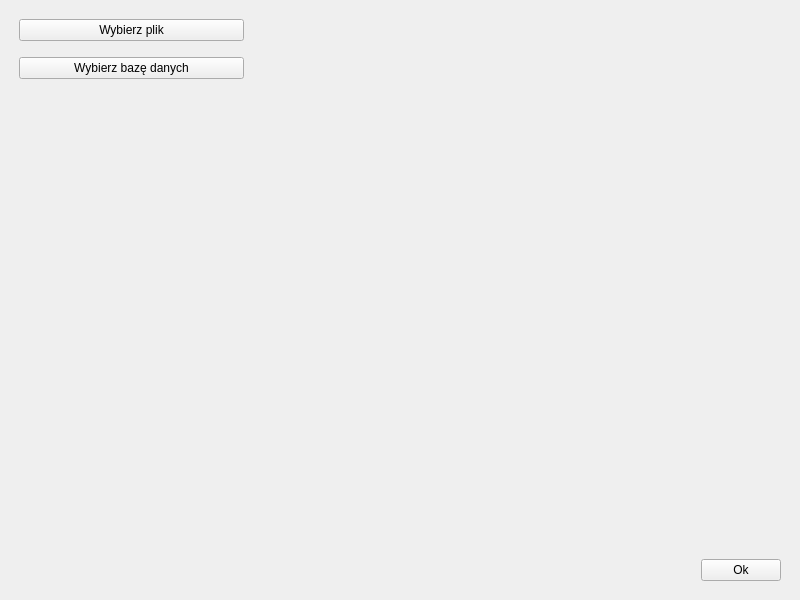
<?xml version="1.0" encoding="UTF-8"?>
<ui version="4.0">
 <class>MainWindow</class>
 <widget class="QMainWindow" name="MainWindow">
  <property name="geometry">
   <rect>
    <x>0</x>
    <y>0</y>
    <width>800</width>
    <height>600</height>
   </rect>
  </property>
  <property name="windowTitle">
   <string>MainWindow</string>
  </property>
  <widget class="QWidget" name="centralwidget">
   <layout class="QGridLayout" name="gridLayout_3">
    <item row="0" column="0">
     <layout class="QGridLayout" name="gridLayout_2" rowstretch="1,0,0,0" columnstretch="1,0,0,0">
      <property name="sizeConstraint">
       <enum>QLayout::SetMinimumSize</enum>
      </property>
      <property name="leftMargin">
       <number>10</number>
      </property>
      <property name="topMargin">
       <number>10</number>
      </property>
      <property name="rightMargin">
       <number>10</number>
      </property>
      <property name="bottomMargin">
       <number>10</number>
      </property>
      <property name="horizontalSpacing">
       <number>6</number>
      </property>
      <property name="verticalSpacing">
       <number>16</number>
      </property>
      <item row="2" column="0">
       <spacer name="verticalSpacer_2">
        <property name="orientation">
         <enum>Qt::Vertical</enum>
        </property>
        <property name="sizeHint" stdset="0">
         <size>
          <width>20</width>
          <height>40</height>
         </size>
        </property>
       </spacer>
      </item>
      <item row="3" column="3">
       <widget class="QPushButton" name="btn_ok">
        <property name="text">
         <string>Ok</string>
        </property>
       </widget>
      </item>
      <item row="0" column="1" colspan="3">
       <widget class="QLabel" name="choose_file_label">
        <property name="minimumSize">
         <size>
          <width>100</width>
          <height>0</height>
         </size>
        </property>
        <property name="text">
         <string/>
        </property>
       </widget>
      </item>
      <item row="3" column="2">
       <spacer name="horizontalSpacer_5">
        <property name="orientation">
         <enum>Qt::Horizontal</enum>
        </property>
        <property name="sizeHint" stdset="0">
         <size>
          <width>40</width>
          <height>20</height>
         </size>
        </property>
       </spacer>
      </item>
      <item row="0" column="0">
       <widget class="QPushButton" name="choose_file_btn">
        <property name="sizePolicy">
         <sizepolicy hsizetype="Preferred" vsizetype="Fixed">
          <horstretch>0</horstretch>
          <verstretch>0</verstretch>
         </sizepolicy>
        </property>
        <property name="text">
         <string>Wybierz plik</string>
        </property>
       </widget>
      </item>
      <item row="1" column="0">
       <widget class="QPushButton" name="choose_db_btn">
        <property name="sizePolicy">
         <sizepolicy hsizetype="Fixed" vsizetype="Fixed">
          <horstretch>4</horstretch>
          <verstretch>9</verstretch>
         </sizepolicy>
        </property>
        <property name="minimumSize">
         <size>
          <width>225</width>
          <height>0</height>
         </size>
        </property>
        <property name="text">
         <string>Wybierz bazę danych</string>
        </property>
       </widget>
      </item>
      <item row="1" column="1" colspan="3">
       <widget class="QLabel" name="choose_db_label">
        <property name="text">
         <string/>
        </property>
       </widget>
      </item>
     </layout>
    </item>
   </layout>
  </widget>
 </widget>
 <resources/>
 <connections/>
</ui>
